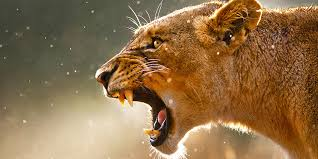
#> input picture Dhruv Kejriwal/images.jpeg, 318 x 159 px
$ python firstCV.py
#> lines starting #> are read from the running program, lines starting #| are printed output that depends on the picture; after the words box and inside, x2 and y2 are one past the last pixel; in counts of white or black regions, pixels touching at a corner belong together
import cv2
import numpy as np

# Mapping from dot positions to binary weights (Braille encoding)
DOT_MAP = {
    (0, 0): 0b00000001,  # Dot 1
    (1, 0): 0b00000010,  # Dot 2
    (2, 0): 0b00000100,  # Dot 3
    (0, 1): 0b00001000,  # Dot 4
    (1, 1): 0b00010000,  # Dot 5
    (2, 1): 0b00100000,  # Dot 6
    (3, 0): 0b01000000,  # Dot 7
    (3, 1): 0b10000000,  # Dot 8
}

def image_to_braille(image_path, output_txt='output.txt', cell_height=4, cell_width=2):
    # Load image in grayscale
#> called with image_path = 'images.jpeg', output_txt = 'braille_output.txt', cell_height = 4, cell_width = 2
    img = cv2.imread(image_path, cv2.IMREAD_GRAYSCALE)
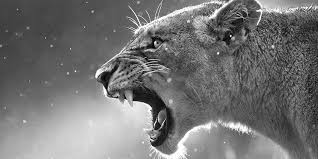
#> img: shape (159, 318); min 0, max 255, mean 116

    # Resize to a size divisible by 4x2 for Braille cells
    h, w = img.shape
#> h = 159; w = 318
    new_h = (h // cell_height) * cell_height
#> new_h = 156
    new_w = (w // cell_width) * cell_width
#> new_w = 318
    img = cv2.resize(img, (new_w, new_h))
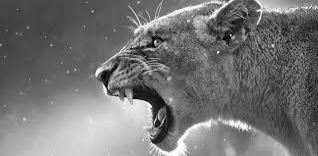
#> img: shape (156, 318); min 0, max 255, mean 115.9

    # Binarize image using adaptive threshold
    _, binary = cv2.threshold(img, 127, 255, cv2.THRESH_BINARY_INV)
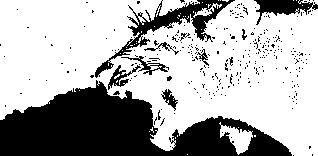
#> binary: shape (156, 318); 68.1% white; 301 black regions (290 under 20 px), largest, box (x1, y1, x2, y2) and area: (0, 80, 292, 156) 11717, (95, 0, 235, 78) 1885, (254, 0, 318, 25) 688

    # Normalize to 0 and 1
    binary = binary // 255

    output_lines = []
    for i in range(0, new_h, cell_height):
        line = ""
        for j in range(0, new_w, cell_width):
            dots = 0
            for y in range(cell_height):
                for x in range(cell_width):
                    if binary[i + y, j + x]:
                        dots |= DOT_MAP.get((y, x), 0)
            braille_char = chr(0x2800 + dots)
            line += braille_char
        output_lines.append(line)

    # Save to txt file
    with open(output_txt, 'w', encoding='utf-8') as f:
        f.write('\n'.join(output_lines))

    print(f"Braille art written to {output_txt}")

# Example usage
image_to_braille('images.jpeg', 'braille_output.txt')
